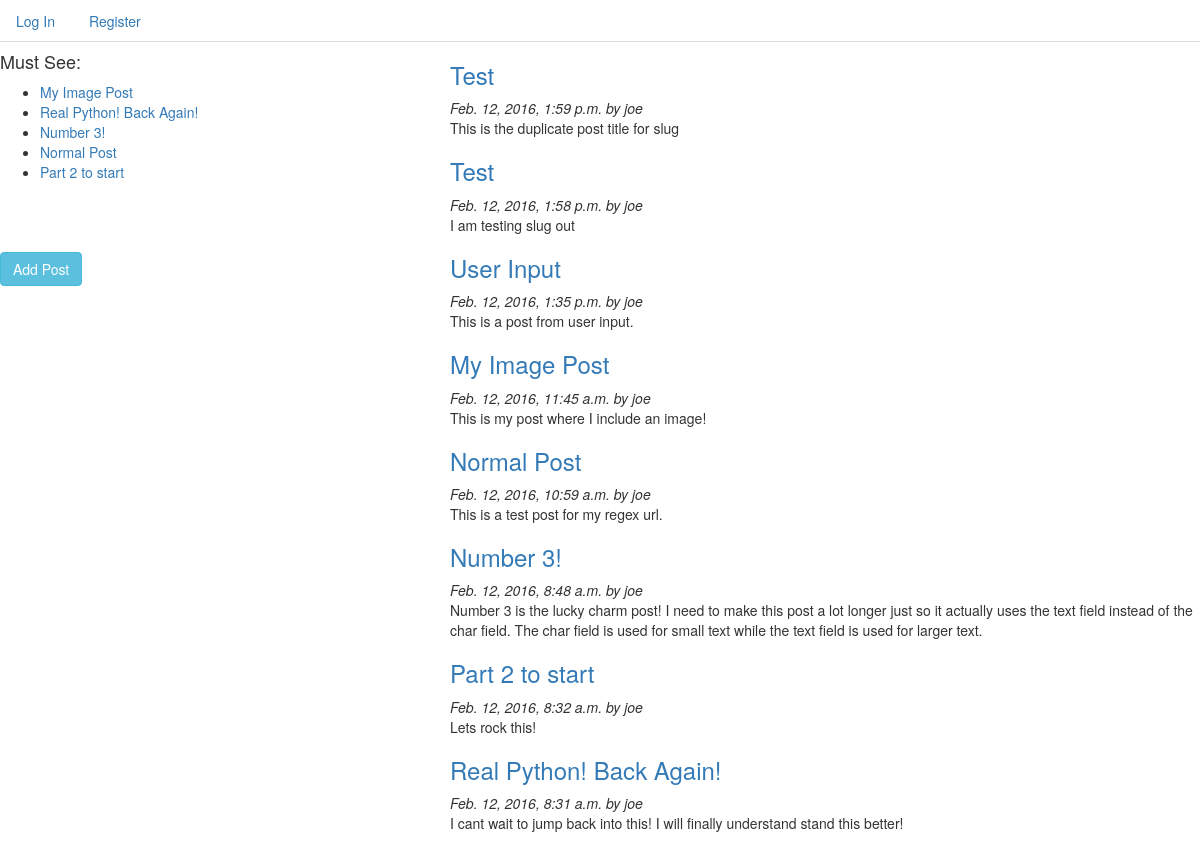
/blog/, run on an earlier commit of the app's database.
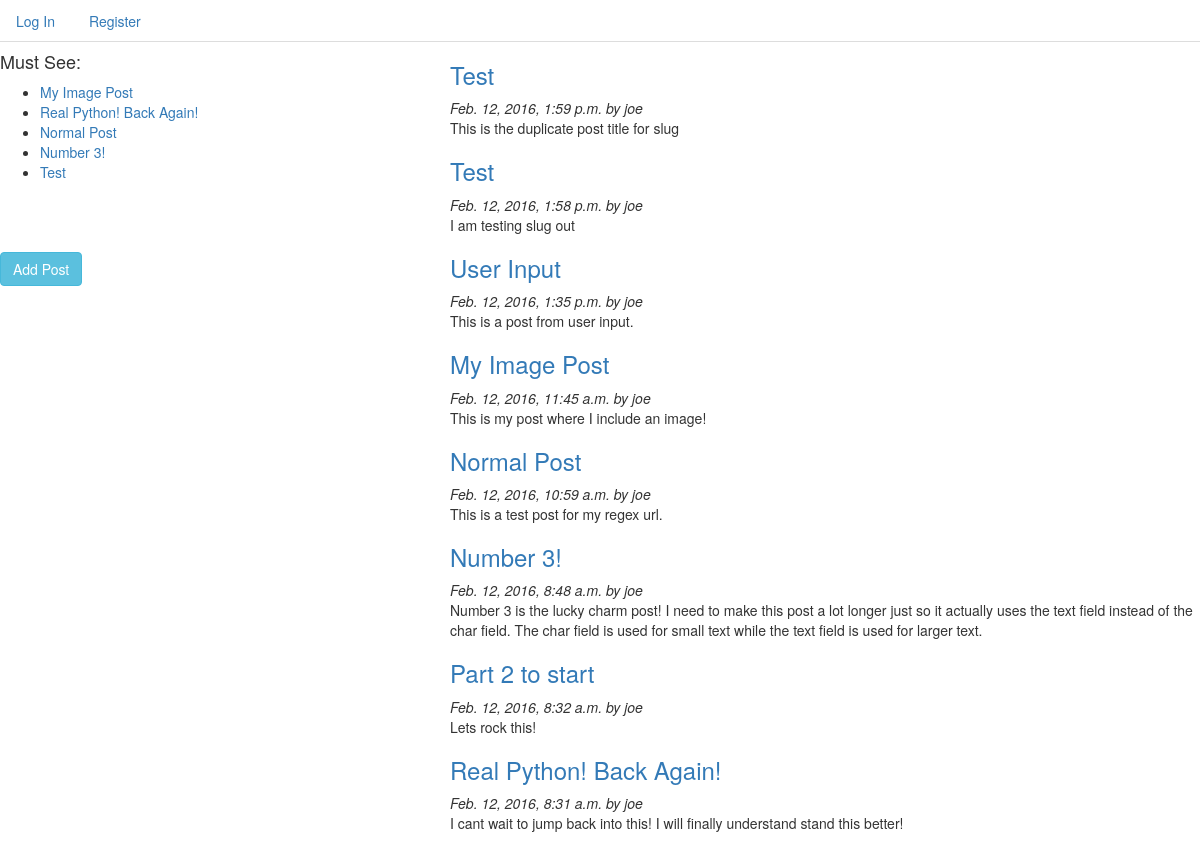
And on a later commit of the database.
### blog/models.py (models this page shows, shortened)
class Post(models.Model):
	user = models.ForeignKey(User, default=1)
	created_at = models.DateTimeField(auto_now_add=True)
	title = models.CharField(max_length=128)
	content = models.TextField()
	tag = models.CharField(max_length=16, blank=True, null=True)
	image = models.ImageField(upload_to="images", blank=True, null=True)
	views = models.IntegerField(default=0)
	slug = models.SlugField(max_length=128, unique=True)

### blog/views.py (the view)
# urls.py: 2. Add a URL to urlpatterns:  url(r'^blog/', include('blog.urls'))
def blog(request):
	latest_posts = Post.objects.all().order_by('-created_at')
	popular_posts = Post.objects.all().order_by('-views')[:5]
	for post in latest_posts:
		post.url = encode_url(post.title)
	for popular_post in popular_posts:
		popular_post.url = encode_url(popular_post.title)
	return render(request, 'blog/blog.html', {'latest_posts': latest_posts,
											  'popular_posts': popular_posts})

### blog/views.py (called while the page is built)
def encode_url(url):
	return url.replace(' ', '_')

### templates/blog/blog.html (shortened to what this page needs)
{% extends 'base.html' %}
{% block content %}
	<div class="row">
		<div class="col-md-4">
			<h4></a><h4>Must See:</h4>
			<ul>
			{% for popular_post in popular_posts %}
				<li><a href="/blog/{{ popular_post.slug }}">{{ popular_post.title }}</a></li>
			{% endfor %}
			</ul>
			<br>
			<br>
			<br>
			<a href="/blog/add_post/" class="btn btn-info">Add Post</a>
		</div>
		<div class="col-md-8">
		    {% if latest_posts %}
		    <ul>
		    {% for post in latest_posts %}
		      <h3><a href="/blog/{{ post.slug }}">{{ post.title }}</a></h3>
		      <em>{{ post.created_at }} by {{ post.user.username }}</em>
		      {{ post.content | linebreaks}}
		    {% endfor %}
		    </ul>
		    {% endif %}
		</div>
	</div>
{% endblock %}

What changed in the data, as far as the page shows it:
no longer on one of the page's lists (row unchanged): Post: title "Part 2 to start"
changed Post "Normal Post": moves up the list
now on one of the page's lists (row edited): Post: title "Test"
